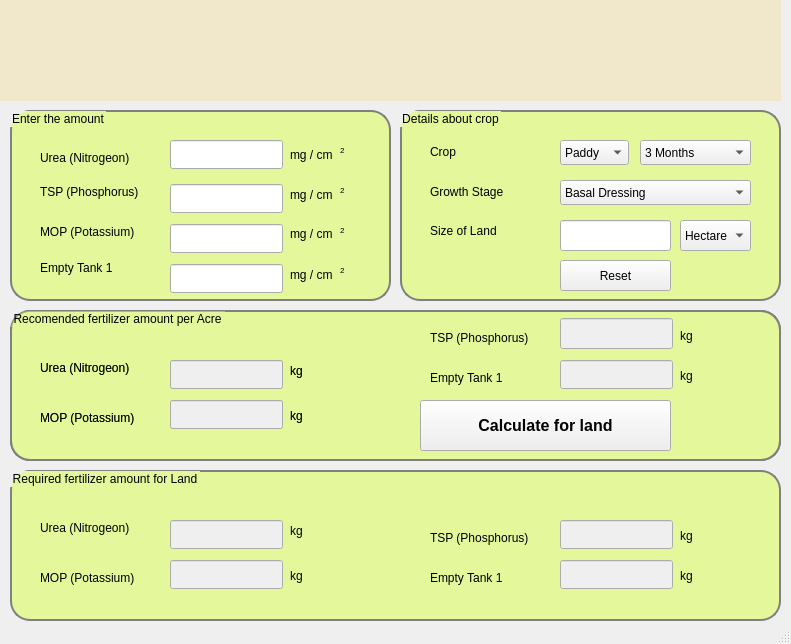
<?xml version="1.0" encoding="UTF-8"?>
<ui version="4.0">
 <class>MainWindow</class>
 <widget class="QMainWindow" name="MainWindow">
  <property name="geometry">
   <rect>
    <x>0</x>
    <y>0</y>
    <width>791</width>
    <height>644</height>
   </rect>
  </property>
  <property name="sizePolicy">
   <sizepolicy hsizetype="Fixed" vsizetype="Fixed">
    <horstretch>0</horstretch>
    <verstretch>0</verstretch>
   </sizepolicy>
  </property>
  <property name="windowTitle">
   <string>Smart Ferti Bullet</string>
  </property>
  <widget class="QWidget" name="centralwidget">
   <widget class="QGroupBox" name="groupBox">
    <property name="geometry">
     <rect>
      <x>10</x>
      <y>110</y>
      <width>381</width>
      <height>191</height>
     </rect>
    </property>
    <property name="styleSheet">
     <string notr="true">QGroupBox { 
     border: 2px solid gray; 
     border-radius: 20px; 
 background-color: rgba( 219, 255, 70,50%)

 }</string>
    </property>
    <property name="title">
     <string>Enter the amount</string>
    </property>
    <widget class="QLineEdit" name="lineEdit">
     <property name="geometry">
      <rect>
       <x>160</x>
       <y>30</y>
       <width>113</width>
       <height>29</height>
      </rect>
     </property>
    </widget>
    <widget class="QLineEdit" name="lineEdit_2">
     <property name="geometry">
      <rect>
       <x>160</x>
       <y>74</y>
       <width>113</width>
       <height>29</height>
      </rect>
     </property>
    </widget>
    <widget class="QLineEdit" name="lineEdit_3">
     <property name="geometry">
      <rect>
       <x>160</x>
       <y>114</y>
       <width>113</width>
       <height>29</height>
      </rect>
     </property>
    </widget>
    <widget class="QLabel" name="label">
     <property name="geometry">
      <rect>
       <x>30</x>
       <y>40</y>
       <width>111</width>
       <height>16</height>
      </rect>
     </property>
     <property name="text">
      <string>Urea (Nitrogeon)</string>
     </property>
    </widget>
    <widget class="QLabel" name="label_2">
     <property name="geometry">
      <rect>
       <x>30</x>
       <y>74</y>
       <width>121</width>
       <height>16</height>
      </rect>
     </property>
     <property name="text">
      <string>TSP (Phosphorus)</string>
     </property>
    </widget>
    <widget class="QLabel" name="label_5">
     <property name="geometry">
      <rect>
       <x>30</x>
       <y>114</y>
       <width>141</width>
       <height>16</height>
      </rect>
     </property>
     <property name="text">
      <string>MOP (Potassium)</string>
     </property>
    </widget>
    <widget class="QLabel" name="label_7">
     <property name="geometry">
      <rect>
       <x>280</x>
       <y>29</y>
       <width>111</width>
       <height>31</height>
      </rect>
     </property>
     <property name="text">
      <string>mg / cm</string>
     </property>
    </widget>
    <widget class="QLabel" name="label_8">
     <property name="geometry">
      <rect>
       <x>280</x>
       <y>64</y>
       <width>111</width>
       <height>41</height>
      </rect>
     </property>
     <property name="text">
      <string>mg / cm</string>
     </property>
    </widget>
    <widget class="QLabel" name="label_9">
     <property name="geometry">
      <rect>
       <x>280</x>
       <y>114</y>
       <width>111</width>
       <height>20</height>
      </rect>
     </property>
     <property name="text">
      <string>mg / cm</string>
     </property>
    </widget>
    <widget class="QLabel" name="label_10">
     <property name="geometry">
      <rect>
       <x>330</x>
       <y>30</y>
       <width>20</width>
       <height>20</height>
      </rect>
     </property>
     <property name="font">
      <font>
       <pointsize>6</pointsize>
      </font>
     </property>
     <property name="styleSheet">
      <string notr="true">font-size:6;</string>
     </property>
     <property name="text">
      <string>2</string>
     </property>
    </widget>
    <widget class="QLabel" name="label_11">
     <property name="geometry">
      <rect>
       <x>330</x>
       <y>110</y>
       <width>20</width>
       <height>20</height>
      </rect>
     </property>
     <property name="font">
      <font>
       <pointsize>6</pointsize>
      </font>
     </property>
     <property name="styleSheet">
      <string notr="true">font-size:6;</string>
     </property>
     <property name="text">
      <string>2</string>
     </property>
    </widget>
    <widget class="QLabel" name="label_12">
     <property name="geometry">
      <rect>
       <x>330</x>
       <y>70</y>
       <width>20</width>
       <height>20</height>
      </rect>
     </property>
     <property name="font">
      <font>
       <pointsize>6</pointsize>
      </font>
     </property>
     <property name="styleSheet">
      <string notr="true">font-size:6;</string>
     </property>
     <property name="text">
      <string>2</string>
     </property>
    </widget>
    <widget class="QLabel" name="label_22">
     <property name="geometry">
      <rect>
       <x>30</x>
       <y>150</y>
       <width>141</width>
       <height>16</height>
      </rect>
     </property>
     <property name="text">
      <string>Empty Tank 1</string>
     </property>
    </widget>
    <widget class="QLineEdit" name="lineEdit_8">
     <property name="geometry">
      <rect>
       <x>160</x>
       <y>154</y>
       <width>113</width>
       <height>29</height>
      </rect>
     </property>
    </widget>
    <widget class="QLabel" name="label_23">
     <property name="geometry">
      <rect>
       <x>280</x>
       <y>149</y>
       <width>111</width>
       <height>31</height>
      </rect>
     </property>
     <property name="text">
      <string>mg / cm</string>
     </property>
    </widget>
    <widget class="QLabel" name="label_57">
     <property name="geometry">
      <rect>
       <x>330</x>
       <y>150</y>
       <width>20</width>
       <height>20</height>
      </rect>
     </property>
     <property name="font">
      <font>
       <pointsize>6</pointsize>
      </font>
     </property>
     <property name="styleSheet">
      <string notr="true">font-size:6;</string>
     </property>
     <property name="text">
      <string>2</string>
     </property>
    </widget>
   </widget>
   <widget class="QLabel" name="label_3">
    <property name="geometry">
     <rect>
      <x>430</x>
      <y>136</y>
      <width>121</width>
      <height>31</height>
     </rect>
    </property>
    <property name="text">
     <string>Crop</string>
    </property>
   </widget>
   <widget class="QLabel" name="label_6">
    <property name="geometry">
     <rect>
      <x>430</x>
      <y>176</y>
      <width>121</width>
      <height>31</height>
     </rect>
    </property>
    <property name="text">
     <string>Growth Stage</string>
    </property>
   </widget>
   <widget class="QGroupBox" name="groupBox_2">
    <property name="geometry">
     <rect>
      <x>400</x>
      <y>110</y>
      <width>381</width>
      <height>191</height>
     </rect>
    </property>
    <property name="styleSheet">
     <string notr="true">QGroupBox { 
     border: 2px solid gray; 
     border-radius: 20px; 
 background-color: rgba( 219, 255, 70,50%)
 }</string>
    </property>
    <property name="title">
     <string>Details about crop</string>
    </property>
    <widget class="QLineEdit" name="lineEdit_4">
     <property name="geometry">
      <rect>
       <x>160</x>
       <y>110</y>
       <width>111</width>
       <height>31</height>
      </rect>
     </property>
    </widget>
    <widget class="QLabel" name="label_4">
     <property name="geometry">
      <rect>
       <x>30</x>
       <y>110</y>
       <width>91</width>
       <height>21</height>
      </rect>
     </property>
     <property name="text">
      <string>Size of Land</string>
     </property>
    </widget>
    <widget class="QComboBox" name="comboBox">
     <property name="geometry">
      <rect>
       <x>160</x>
       <y>30</y>
       <width>69</width>
       <height>25</height>
      </rect>
     </property>
     <item>
      <property name="text">
       <string>Paddy</string>
      </property>
     </item>
     <item>
      <property name="text">
       <string>Chilly</string>
      </property>
     </item>
    </widget>
    <widget class="QComboBox" name="comboBox_2">
     <property name="geometry">
      <rect>
       <x>280</x>
       <y>110</y>
       <width>71</width>
       <height>31</height>
      </rect>
     </property>
     <item>
      <property name="text">
       <string>Hectare</string>
      </property>
     </item>
     <item>
      <property name="text">
       <string>Sqr Mtr.</string>
      </property>
     </item>
     <item>
      <property name="text">
       <string>Acres</string>
      </property>
     </item>
    </widget>
    <widget class="QComboBox" name="comboBox_3">
     <property name="geometry">
      <rect>
       <x>160</x>
       <y>70</y>
       <width>191</width>
       <height>25</height>
      </rect>
     </property>
     <item>
      <property name="text">
       <string>Basal Dressing</string>
      </property>
     </item>
     <item>
      <property name="text">
       <string>1</string>
      </property>
     </item>
     <item>
      <property name="text">
       <string>2</string>
      </property>
     </item>
     <item>
      <property name="text">
       <string>3</string>
      </property>
     </item>
     <item>
      <property name="text">
       <string>4</string>
      </property>
     </item>
     <item>
      <property name="text">
       <string>5</string>
      </property>
     </item>
     <item>
      <property name="text">
       <string>6</string>
      </property>
     </item>
     <item>
      <property name="text">
       <string>7</string>
      </property>
     </item>
     <item>
      <property name="text">
       <string>8</string>
      </property>
     </item>
     <item>
      <property name="text">
       <string>9</string>
      </property>
     </item>
     <item>
      <property name="text">
       <string>10</string>
      </property>
     </item>
     <item>
      <property name="text">
       <string>11</string>
      </property>
     </item>
     <item>
      <property name="text">
       <string>12</string>
      </property>
     </item>
    </widget>
    <widget class="QComboBox" name="comboBox_4">
     <property name="geometry">
      <rect>
       <x>240</x>
       <y>30</y>
       <width>111</width>
       <height>25</height>
      </rect>
     </property>
     <item>
      <property name="text">
       <string>3 Months</string>
      </property>
     </item>
     <item>
      <property name="text">
       <string>3 1/2 Months</string>
      </property>
     </item>
     <item>
      <property name="text">
       <string>4 Months</string>
      </property>
     </item>
     <item>
      <property name="text">
       <string>4 1/2 Months</string>
      </property>
     </item>
    </widget>
    <widget class="QPushButton" name="pushButton_2">
     <property name="geometry">
      <rect>
       <x>160</x>
       <y>150</y>
       <width>111</width>
       <height>31</height>
      </rect>
     </property>
     <property name="font">
      <font>
       <pointsize>9</pointsize>
       <weight>50</weight>
       <bold>false</bold>
       <underline>false</underline>
      </font>
     </property>
     <property name="styleSheet">
      <string notr="true">
QPushButton:hover
{
   border-radius: 5px; 
}
QPushButton:hover
{
   background-color:rgb( 240,128,128 );
}</string>
     </property>
     <property name="text">
      <string>Reset</string>
     </property>
    </widget>
   </widget>
   <widget class="QGroupBox" name="groupBox_3">
    <property name="geometry">
     <rect>
      <x>10</x>
      <y>310</y>
      <width>771</width>
      <height>151</height>
     </rect>
    </property>
    <property name="styleSheet">
     <string notr="true">QGroupBox { 
     border: 2px solid gray; 
     border-radius: 20px; 
 }</string>
    </property>
    <property name="title">
     <string/>
    </property>
    <widget class="QLineEdit" name="lineEdit_5">
     <property name="geometry">
      <rect>
       <x>160</x>
       <y>50</y>
       <width>113</width>
       <height>29</height>
      </rect>
     </property>
    </widget>
    <widget class="QLineEdit" name="lineEdit_7">
     <property name="geometry">
      <rect>
       <x>160</x>
       <y>90</y>
       <width>113</width>
       <height>29</height>
      </rect>
     </property>
    </widget>
    <widget class="QLabel" name="label_13">
     <property name="geometry">
      <rect>
       <x>30</x>
       <y>50</y>
       <width>111</width>
       <height>16</height>
      </rect>
     </property>
     <property name="text">
      <string>Urea (Nitrogeon)</string>
     </property>
    </widget>
    <widget class="QLabel" name="label_15">
     <property name="geometry">
      <rect>
       <x>30</x>
       <y>100</y>
       <width>141</width>
       <height>16</height>
      </rect>
     </property>
     <property name="text">
      <string>MOP (Potassium)</string>
     </property>
    </widget>
    <widget class="QLabel" name="label_16">
     <property name="geometry">
      <rect>
       <x>280</x>
       <y>45</y>
       <width>31</width>
       <height>31</height>
      </rect>
     </property>
     <property name="text">
      <string>kg </string>
     </property>
    </widget>
    <widget class="QLabel" name="label_18">
     <property name="geometry">
      <rect>
       <x>280</x>
       <y>90</y>
       <width>31</width>
       <height>31</height>
      </rect>
     </property>
     <property name="text">
      <string>kg </string>
     </property>
    </widget>
    <widget class="QGroupBox" name="groupBox_4">
     <property name="geometry">
      <rect>
       <x>0</x>
       <y>0</y>
       <width>771</width>
       <height>151</height>
      </rect>
     </property>
     <property name="styleSheet">
      <string notr="true">QGroupBox { 
     border: 2px solid gray; 
     border-radius: 20px; 
 background-color: rgba( 219, 255, 70,50%)

 }</string>
     </property>
     <property name="title">
      <string>Recomended fertilizer amount per Acre</string>
     </property>
     <widget class="QLineEdit" name="lineEdit_14">
      <property name="enabled">
       <bool>false</bool>
      </property>
      <property name="geometry">
       <rect>
        <x>160</x>
        <y>50</y>
        <width>113</width>
        <height>29</height>
       </rect>
      </property>
     </widget>
     <widget class="QLineEdit" name="lineEdit_15">
      <property name="enabled">
       <bool>false</bool>
      </property>
      <property name="geometry">
       <rect>
        <x>550</x>
        <y>8</y>
        <width>113</width>
        <height>31</height>
       </rect>
      </property>
     </widget>
     <widget class="QLineEdit" name="lineEdit_16">
      <property name="enabled">
       <bool>false</bool>
      </property>
      <property name="geometry">
       <rect>
        <x>160</x>
        <y>90</y>
        <width>113</width>
        <height>29</height>
       </rect>
      </property>
     </widget>
     <widget class="QLabel" name="label_31">
      <property name="geometry">
       <rect>
        <x>30</x>
        <y>50</y>
        <width>111</width>
        <height>16</height>
       </rect>
      </property>
      <property name="text">
       <string>Urea (Nitrogeon)</string>
      </property>
     </widget>
     <widget class="QLabel" name="label_32">
      <property name="geometry">
       <rect>
        <x>420</x>
        <y>20</y>
        <width>121</width>
        <height>16</height>
       </rect>
      </property>
      <property name="text">
       <string>TSP (Phosphorus)</string>
      </property>
     </widget>
     <widget class="QLabel" name="label_33">
      <property name="geometry">
       <rect>
        <x>30</x>
        <y>100</y>
        <width>141</width>
        <height>16</height>
       </rect>
      </property>
      <property name="text">
       <string>MOP (Potassium)</string>
      </property>
     </widget>
     <widget class="QLabel" name="label_34">
      <property name="geometry">
       <rect>
        <x>280</x>
        <y>45</y>
        <width>31</width>
        <height>31</height>
       </rect>
      </property>
      <property name="text">
       <string>kg </string>
      </property>
     </widget>
     <widget class="QLabel" name="label_35">
      <property name="geometry">
       <rect>
        <x>670</x>
        <y>10</y>
        <width>31</width>
        <height>31</height>
       </rect>
      </property>
      <property name="text">
       <string>kg </string>
      </property>
     </widget>
     <widget class="QLabel" name="label_36">
      <property name="geometry">
       <rect>
        <x>280</x>
        <y>90</y>
        <width>31</width>
        <height>31</height>
       </rect>
      </property>
      <property name="text">
       <string>kg </string>
      </property>
     </widget>
     <widget class="QPushButton" name="pushButton">
      <property name="geometry">
       <rect>
        <x>410</x>
        <y>90</y>
        <width>251</width>
        <height>51</height>
       </rect>
      </property>
      <property name="font">
       <font>
        <pointsize>12</pointsize>
        <weight>75</weight>
        <bold>true</bold>
       </font>
      </property>
      <property name="styleSheet">
       <string notr="true">
QPushButton:hover
{
   border-radius: 5px; 
}
QPushButton:hover
{
   background-color:rgb( 234, 234, 234 );
}</string>
      </property>
      <property name="text">
       <string>Calculate for land</string>
      </property>
     </widget>
     <widget class="QLineEdit" name="lineEdit_9">
      <property name="enabled">
       <bool>false</bool>
      </property>
      <property name="geometry">
       <rect>
        <x>550</x>
        <y>50</y>
        <width>113</width>
        <height>29</height>
       </rect>
      </property>
     </widget>
     <widget class="QLabel" name="label_20">
      <property name="geometry">
       <rect>
        <x>420</x>
        <y>60</y>
        <width>121</width>
        <height>16</height>
       </rect>
      </property>
      <property name="text">
       <string>Empty Tank 1</string>
      </property>
     </widget>
     <widget class="QLabel" name="label_21">
      <property name="geometry">
       <rect>
        <x>670</x>
        <y>50</y>
        <width>31</width>
        <height>31</height>
       </rect>
      </property>
      <property name="text">
       <string>kg </string>
      </property>
     </widget>
    </widget>
   </widget>
   <widget class="QGroupBox" name="groupBox_5">
    <property name="geometry">
     <rect>
      <x>10</x>
      <y>470</y>
      <width>771</width>
      <height>151</height>
     </rect>
    </property>
    <property name="styleSheet">
     <string notr="true">QGroupBox { 
     border: 2px solid gray; 
     border-radius: 20px; 
 background-color: rgba( 219, 255, 70,50%)

 }</string>
    </property>
    <property name="title">
     <string>Required fertilizer amount for Land</string>
    </property>
    <widget class="QLineEdit" name="lineEdit_18">
     <property name="enabled">
      <bool>false</bool>
     </property>
     <property name="geometry">
      <rect>
       <x>160</x>
       <y>50</y>
       <width>113</width>
       <height>29</height>
      </rect>
     </property>
     <property name="readOnly">
      <bool>false</bool>
     </property>
    </widget>
    <widget class="QLineEdit" name="lineEdit_19">
     <property name="enabled">
      <bool>false</bool>
     </property>
     <property name="geometry">
      <rect>
       <x>550</x>
       <y>50</y>
       <width>113</width>
       <height>29</height>
      </rect>
     </property>
    </widget>
    <widget class="QLineEdit" name="lineEdit_20">
     <property name="enabled">
      <bool>false</bool>
     </property>
     <property name="geometry">
      <rect>
       <x>160</x>
       <y>90</y>
       <width>113</width>
       <height>29</height>
      </rect>
     </property>
    </widget>
    <widget class="QLabel" name="label_39">
     <property name="geometry">
      <rect>
       <x>30</x>
       <y>50</y>
       <width>111</width>
       <height>16</height>
      </rect>
     </property>
     <property name="text">
      <string>Urea (Nitrogeon)</string>
     </property>
    </widget>
    <widget class="QLabel" name="label_40">
     <property name="geometry">
      <rect>
       <x>420</x>
       <y>60</y>
       <width>121</width>
       <height>16</height>
      </rect>
     </property>
     <property name="text">
      <string>TSP (Phosphorus)</string>
     </property>
    </widget>
    <widget class="QLabel" name="label_41">
     <property name="geometry">
      <rect>
       <x>30</x>
       <y>100</y>
       <width>141</width>
       <height>16</height>
      </rect>
     </property>
     <property name="text">
      <string>MOP (Potassium)</string>
     </property>
    </widget>
    <widget class="QLabel" name="label_42">
     <property name="geometry">
      <rect>
       <x>280</x>
       <y>45</y>
       <width>31</width>
       <height>31</height>
      </rect>
     </property>
     <property name="text">
      <string>kg </string>
     </property>
    </widget>
    <widget class="QLabel" name="label_43">
     <property name="geometry">
      <rect>
       <x>670</x>
       <y>50</y>
       <width>31</width>
       <height>31</height>
      </rect>
     </property>
     <property name="text">
      <string>kg </string>
     </property>
    </widget>
    <widget class="QLabel" name="label_44">
     <property name="geometry">
      <rect>
       <x>280</x>
       <y>90</y>
       <width>31</width>
       <height>31</height>
      </rect>
     </property>
     <property name="text">
      <string>kg </string>
     </property>
    </widget>
    <widget class="QLabel" name="label_45">
     <property name="geometry">
      <rect>
       <x>420</x>
       <y>100</y>
       <width>121</width>
       <height>16</height>
      </rect>
     </property>
     <property name="text">
      <string>Empty Tank 1</string>
     </property>
    </widget>
    <widget class="QLineEdit" name="lineEdit_21">
     <property name="enabled">
      <bool>false</bool>
     </property>
     <property name="geometry">
      <rect>
       <x>550</x>
       <y>90</y>
       <width>113</width>
       <height>29</height>
      </rect>
     </property>
    </widget>
    <widget class="QLabel" name="label_46">
     <property name="geometry">
      <rect>
       <x>670</x>
       <y>90</y>
       <width>31</width>
       <height>31</height>
      </rect>
     </property>
     <property name="text">
      <string>kg </string>
     </property>
    </widget>
   </widget>
   <widget class="QLabel" name="label_47">
    <property name="geometry">
     <rect>
      <x>0</x>
      <y>0</y>
      <width>781</width>
      <height>101</height>
     </rect>
    </property>
    <property name="styleSheet">
     <string notr="true"> background-color: rgba( 255, 195, 0,15%)
</string>
    </property>
    <property name="text">
     <string/>
    </property>
    <property name="pixmap">
     <pixmap>../FoT-Banner.png</pixmap>
    </property>
   </widget>
   <widget class="QLabel" name="label_56">
    <property name="geometry">
     <rect>
      <x>30</x>
      <y>-80</y>
      <width>761</width>
      <height>461</height>
     </rect>
    </property>
    <property name="text">
     <string/>
    </property>
    <property name="pixmap">
     <pixmap>../image-topright-leaves-ispng-animal-jam-clans-wiki-fandom-leaves-png-png-1006_366.png</pixmap>
    </property>
   </widget>
   <zorder>label_56</zorder>
   <zorder>groupBox_2</zorder>
   <zorder>groupBox</zorder>
   <zorder>label_3</zorder>
   <zorder>label_6</zorder>
   <zorder>groupBox_3</zorder>
   <zorder>groupBox_5</zorder>
   <zorder>label_47</zorder>
  </widget>
  <widget class="QStatusBar" name="statusbar"/>
 </widget>
 <resources/>
 <connections/>
</ui>
